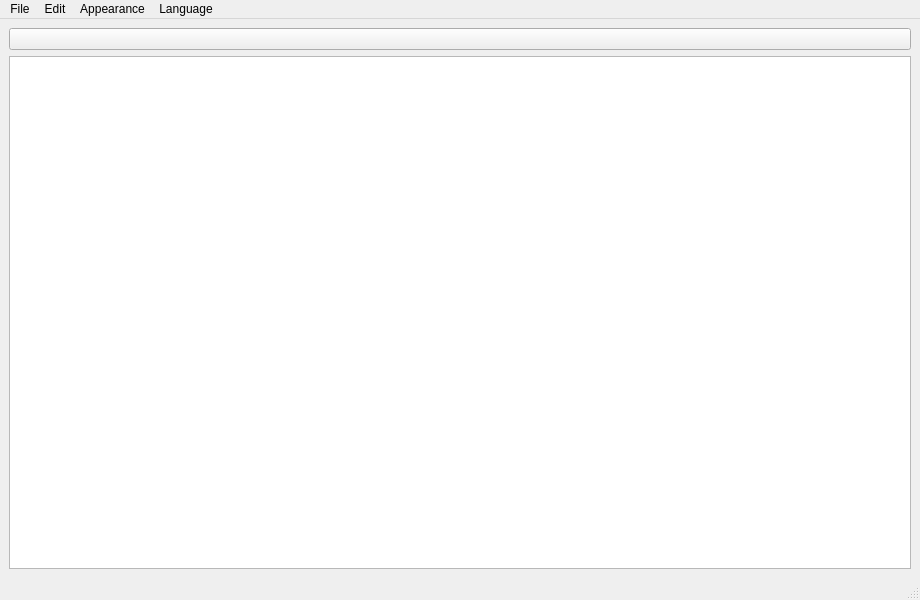
<?xml version="1.0" encoding="UTF-8"?>
<ui version="4.0">
 <class>MainWindow</class>
 <widget class="QMainWindow" name="MainWindow">
  <property name="geometry">
   <rect>
    <x>0</x>
    <y>0</y>
    <width>920</width>
    <height>600</height>
   </rect>
  </property>
  <property name="windowTitle">
   <string>MainWindow</string>
  </property>
  <widget class="QWidget" name="centralwidget">
   <layout class="QGridLayout" name="gridLayout">
    <item row="1" column="0">
     <widget class="QPlainTextEdit" name="plainTextEdit"/>
    </item>
    <item row="0" column="0">
     <widget class="QPushButton" name="compileButton">
      <property name="text">
       <string/>
      </property>
      <property name="icon">
       <iconset>
        <normaloff>../Assets/play.png</normaloff>../Assets/play.png</iconset>
      </property>
     </widget>
    </item>
   </layout>
  </widget>
  <widget class="QMenuBar" name="menubar">
   <property name="geometry">
    <rect>
     <x>0</x>
     <y>0</y>
     <width>920</width>
     <height>21</height>
    </rect>
   </property>
   <widget class="QMenu" name="menuFile">
    <property name="title">
     <string>File</string>
    </property>
    <addaction name="actionNew"/>
    <addaction name="actionOpen"/>
    <addaction name="separator"/>
    <addaction name="actionSave"/>
    <addaction name="actionSave_as"/>
    <addaction name="separator"/>
    <addaction name="actionPrint"/>
    <addaction name="separator"/>
    <addaction name="actionExport_PDF"/>
   </widget>
   <widget class="QMenu" name="menuEdit">
    <property name="title">
     <string>Edit</string>
    </property>
    <addaction name="actionUndo"/>
    <addaction name="actionRedo"/>
   </widget>
   <widget class="QMenu" name="menuAppearance">
    <property name="title">
     <string>Appearance</string>
    </property>
    <addaction name="actionSet_Dark_Mode"/>
    <addaction name="actionSet_Light_Mode"/>
    <addaction name="separator"/>
    <addaction name="actionChange_Font_Size"/>
   </widget>
   <widget class="QMenu" name="menuLanguage">
    <property name="title">
     <string>Language</string>
    </property>
    <addaction name="actionpt"/>
    <addaction name="actiones"/>
    <addaction name="actionfr"/>
    <addaction name="actionde"/>
    <addaction name="actionen"/>
    <addaction name="actionru"/>
   </widget>
   <addaction name="menuFile"/>
   <addaction name="menuEdit"/>
   <addaction name="menuAppearance"/>
   <addaction name="menuLanguage"/>
  </widget>
  <widget class="QStatusBar" name="statusbar"/>
  <action name="actionNew">
   <property name="text">
    <string>New</string>
   </property>
   <property name="shortcut">
    <string>Ctrl+N</string>
   </property>
  </action>
  <action name="actionOpen">
   <property name="text">
    <string>Open</string>
   </property>
   <property name="shortcut">
    <string>Ctrl+O</string>
   </property>
  </action>
  <action name="actionSave">
   <property name="text">
    <string>Save</string>
   </property>
   <property name="shortcut">
    <string>Ctrl+S</string>
   </property>
  </action>
  <action name="actionSave_as">
   <property name="text">
    <string>Save as</string>
   </property>
   <property name="shortcut">
    <string>Ctrl+Shift+S</string>
   </property>
  </action>
  <action name="actionUndo">
   <property name="text">
    <string>Undo</string>
   </property>
   <property name="shortcut">
    <string>Ctrl+Z</string>
   </property>
  </action>
  <action name="actionRedo">
   <property name="text">
    <string>Redo</string>
   </property>
   <property name="shortcut">
    <string>Ctrl+Y</string>
   </property>
  </action>
  <action name="actionSet_Dark_Mode">
   <property name="text">
    <string>Set Dark Mode</string>
   </property>
  </action>
  <action name="actionSet_Light_Mode">
   <property name="text">
    <string>Set Light Mode</string>
   </property>
  </action>
  <action name="actionChange_Font_Size">
   <property name="text">
    <string>Change Font Size</string>
   </property>
  </action>
  <action name="actionPrint">
   <property name="text">
    <string>Print</string>
   </property>
   <property name="shortcut">
    <string>Ctrl+P</string>
   </property>
  </action>
  <action name="actionExport_PDF">
   <property name="text">
    <string>Export PDF</string>
   </property>
  </action>
  <action name="actionpt">
   <property name="text">
    <string>pt</string>
   </property>
  </action>
  <action name="actiones">
   <property name="text">
    <string>es</string>
   </property>
  </action>
  <action name="actionfr">
   <property name="text">
    <string>fr</string>
   </property>
  </action>
  <action name="actionde">
   <property name="text">
    <string>de</string>
   </property>
  </action>
  <action name="actionen">
   <property name="text">
    <string>en</string>
   </property>
  </action>
  <action name="actionru">
   <property name="text">
    <string>ru</string>
   </property>
  </action>
 </widget>
 <resources/>
 <connections/>
</ui>
